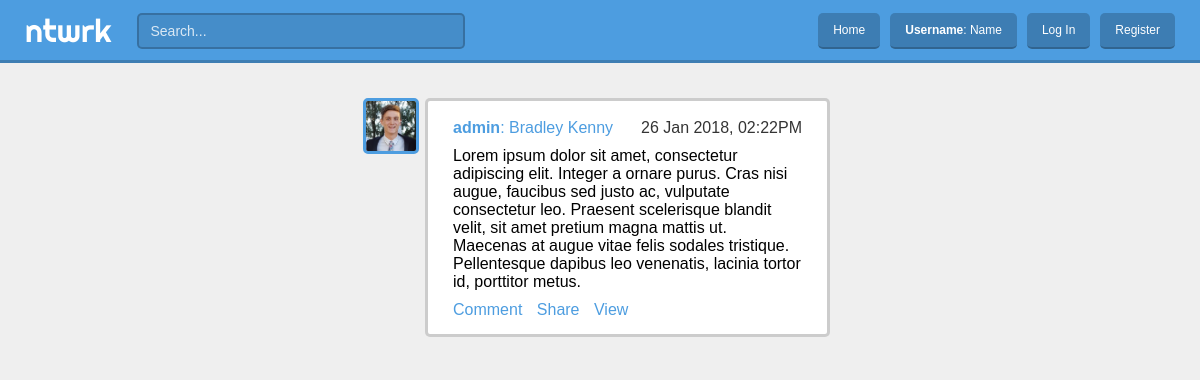
Screenshot of /user/admin/17/ with the database file from the repository.
### stream/models.py (models this page shows)
class Post(models.Model):
    content = models.TextField(max_length=500)
    posted_by = models.ForeignKey(User, related_name='posts', on_delete=models.CASCADE)
    posted_at = models.DateTimeField(auto_now_add=True)

### stream/views.py (the view)
# urls.py: path('user/<username>/<post_id>/', stream.views.view_post, name='view_post'),
def view_post(request, username, post_id):
	post = Post.objects.get(id=post_id)
	return render(request, 'stream/view_post.html', {'post':post})

### stream/templates/stream/view_post.html (shortened to what this page needs)
{% extends 'base_stream.html' %}
{% load static %}
{% block stream %}
    <div class="card">
        <a href="{% url 'home' %}">
            <img src="{% static 'stream/img/dp/admin.jpg' %}" class="dp">
        </a>
        <a href="{% url 'home' %}">
            <h2><b>{{ post.posted_by.username }}</b>: {{ post.posted_by.first_name }} {{ post.posted_by.last_name }}</h2>
        </a>
        <h3>{{ post.posted_at|date:'d M Y, h:iA' }}</h2>
        <p>{{ post.content }}</p>
        <a href="{% url 'home' %}" class="link">Comment</a>
        <a href="{% url 'home' %}" class="link">Share</a>
        <a href="{% url 'home' %}" class="link">View</a>
    </div>
{% endblock %}

### account/static/account/css/base.css (style rules this page uses)
body { font-family: 'Helvetica'; margin: 0px; padding: 0px; }
a { text-decoration: none; }
.card { padding: 7.5px 15px 14px 15px; background-color: rgba(255, 255, 255, 1); border-radius: 5px; box-shadow: 0 0 25px #000000; border-top: 3px solid rgba(0, 0, 0, 0.2); border-bottom: 3px solid rgba(0, 0, 0, 0.2); }

### stream/static/stream/css/stream.css (style rules this page uses)
body { margin: 0px 0px 0px 0px; padding: 0px; background-color: #EFEFEF; }
.card { box-shadow: none; margin: 15px 10px 15px 65px; border: 3px solid rgba(0, 0, 0, 0.2); padding: 5px 25px; }
.dp { height: 50px; width: 50px; margin: -8px 0px 0px -90px; float: left; background-color: #CDCDCD; border: 3px solid #4D9DE0; border-radius: 5px; }
.card h2, .card h3 { display: inline-block; margin-bottom: 10px; font-size: 1em; text-decoration: none; }
.card h2 { color: #4D9DE0; font-weight: normal; }
.card h3 { float: right; margin-top: 13px; font-weight: normal; color: #343434; }
.card p { margin-top: 0px; margin-bottom: 10px; }
.card .link { display: inline-block; color: #4D9DE0; margin: 0px 10px 10px 0px; }

### rows the page displays
Post: posted_by.username "admin", posted_by.first_name "Bradley", posted_by.last_name "Kenny", posted_at "26 Jan 2018, 02:22PM", content "Lorem ipsum dolor sit amet, consectetur adipiscing elit. Integer a ornare purus. Cras nisi augue, faucibus sed justo ac, vulputate consectetur leo. Praesent scelerisque blandit velit, sit amet pretium magna mattis ut. Maecenas at augue vitae felis sodales tristique. Pellentesque dapibus leo venenatis, lacinia tortor id, porttitor metus."
